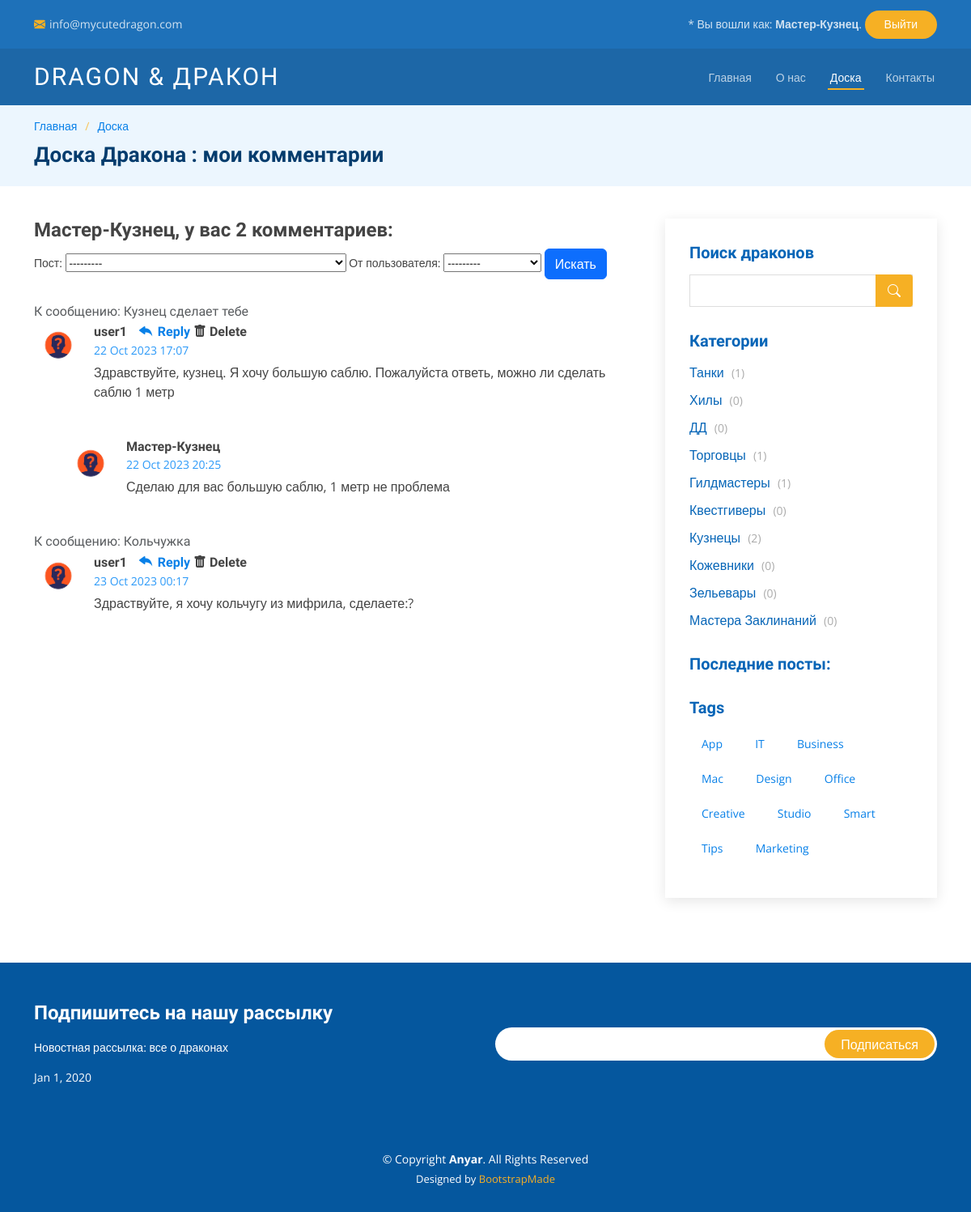
Page /messages/my_comments (signed in) on the earlier database version.
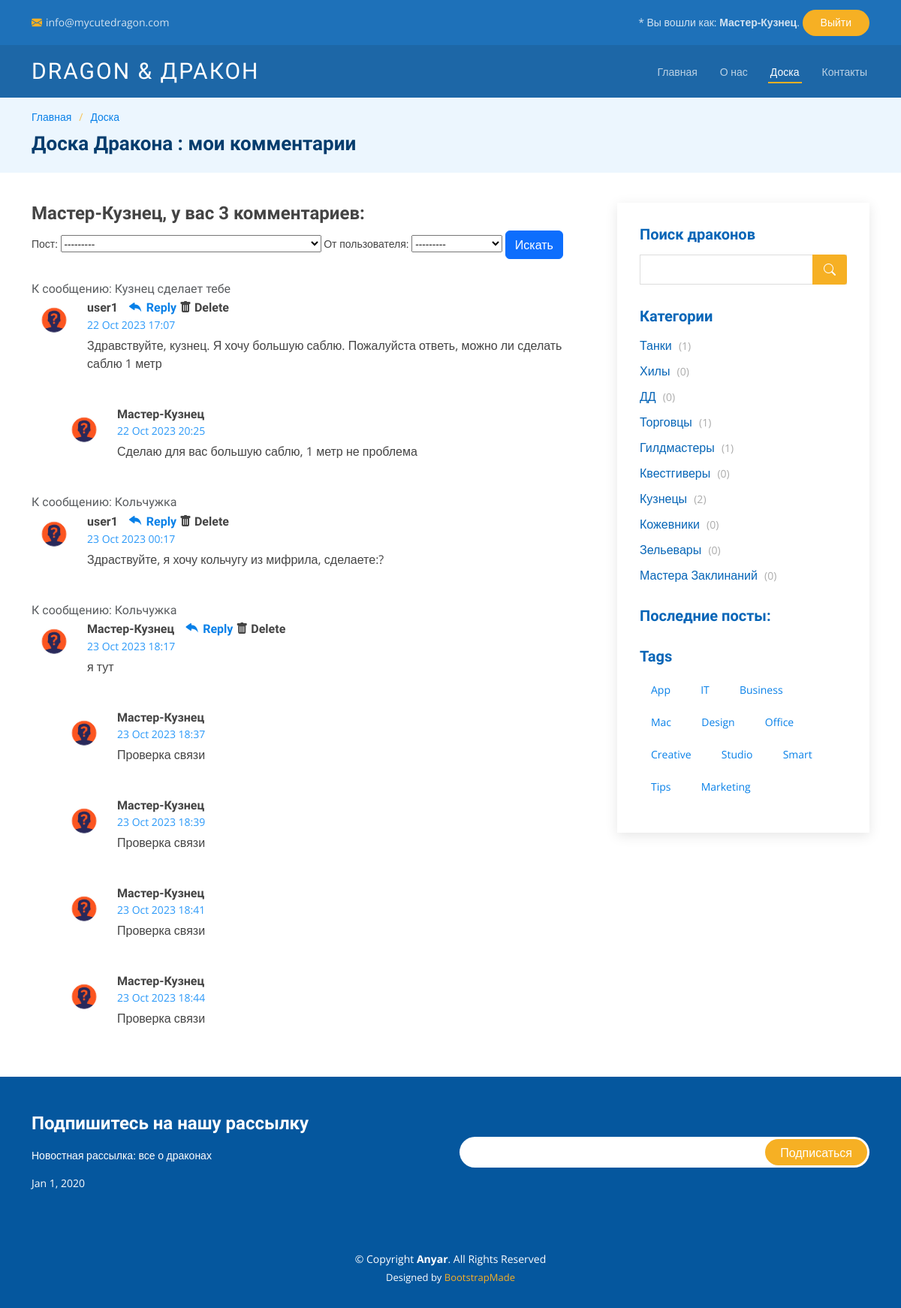
Same page on the later database version.
### bb/models.py (models this page shows, shortened)
class Comment(models.Model):
    toPost = models.ForeignKey(Post, on_delete = models.CASCADE)
    fromUser = models.ForeignKey(User, on_delete = models.CASCADE)
    cTime = models.DateTimeField(auto_now_add = True)
    cbody = models.TextField(default = 'Комментарий')
    status = models.IntegerField(default = 0)

class Post(models.Model):
    author = models.ForeignKey(User, on_delete = models.CASCADE)
    cTime = models.DateTimeField(default=timezone.now)
    category = models.ManyToManyField(Category, through = 'PostCategory')
    title = models.CharField(max_length = 255, default = 'Заголовок')
    body = models.TextField(default = 'Здесь должен быть текст')
    mainPic = models.ImageField(upload_to='user_images')
    postRate = models.IntegerField(default = 0)
    def __str__(self):
        return f'{self.title}-({Comment.objects.filter(toPost=self).count()})'

class Reply(models.Model):
    toComment = models.ForeignKey(Comment, on_delete = models.CASCADE)
    cTime = models.DateTimeField(auto_now_add = True)
    rbody = models.TextField(default = 'Ответ на комментарий')

class Category(models.Model):
    name = models.CharField(max_length = 255, unique = True)

### bb/views.py (the view, shortened to what this page needs)
# urls.py: path('my_comments', CommentList.as_view(), name='comments'),
class CommentList(ListView):
    context_object_name = 'comments'
    template_name = 'messages/comments.html'
    def get_queryset(self):
        self.posts = Comment.objects.filter(toPost__author=self.request.user)
        return self.posts
    def get_context_data(self, **kwargs: Any) -> Dict[str, Any]:
        context =  super().get_context_data(**kwargs)
        context['categories'] = Category.objects.annotate(num_posts=Count('post'))
        context['replies'] = Reply.objects.filter(toComment__toPost__author=self.request.user)
        context['filter'] = CommentsFilter(self.request.GET, queryset=self.get_queryset())
        return context

### templates/messages/comments.html (shortened to what this page needs)
{% extends 'layout/bb.html' %}
{% load static %}
{% block name %}
Доска Дракона : мои комментарии
{% endblock name %}
{% block content %}
<div class="blog-comments">
    <h4 id="comments" class="comments-count">{{ user.username }}, у вас {{ comments.count }} комментариев:</h4>
    <div class="row small">
      <form method="GET">
              {{ filter.form }}
              <input class="btn btn-primary" type="submit" value="Искать">
      </form>
    </div>
    {% for comment in filter.qs %}
        <div  class="comment">
        <div class="comment-title">
            <h5 class="text-muted"> К сообщению:  {{ comment.toPost.title }}</h5>
        </div>
        <div class="d-flex">
            <div class="comment-img"><img src="{% static 'assets/images/unknown_user.jpg' %}" alt=""></div>
            <div>
            <h5><a href="">{{comment.fromUser.username}}</a>
                <a href="reply/{{ comment.pk }}" class="reply"><i class="bi bi-reply-fill"></i> Reply</a>
                <a href="comdelete/{{ comment.pk }}" class="delete"><i class="bi bi-trash-fill"></i> Delete</a></h5>
                <time datetime="{{ message.cTime|date:'Y-m-d' }}">
                {{ comment.cTime|date:'d M Y H:i' }}</time>
            <p>
                {{comment.cbody}}
            </p>
            </div>
        </div>
        </div>
        {% for reply in replies %}
        {% if reply.toComment == comment %}
        <div id="comment-reply" class="comment comment-reply">
          <div class="d-flex">
            <div class="comment-img"><img src="{% static 'assets/images/unknown_user.jpg' %}" alt=""></div>
            <div>
              <h5><a href="">{{ user.username}}</a> </h5>
              <time datetime="{{ reply.cTime|date:'Y-m-d' }}">
                {{ reply.cTime|date:'d M Y H:i' }}</time>
              <p>
                {{reply.rbody}}
              </p>
            </div>
          </div>
        </div>
        {% endif %}
        {% endfor %}
    {% endfor %}
</div>
{% endblock content %}

### templates/layout/bb.html (shortened to what the changed rows need)
<!DOCTYPE html>
<html lang="en">
<head>
  {% load static %}
  <link href="{% static 'assets/vendor/animate.css/animate.min.css' %}" rel="stylesheet">
  <link href="{% static 'assets/vendor/aos/aos.css' %}" rel="stylesheet">
  <link href="{% static 'assets/vendor/bootstrap/css/bootstrap.min.css' %}" rel="stylesheet">
  <link href="{% static 'assets/vendor/bootstrap-icons/bootstrap-icons.css' %}" rel="stylesheet">
  <link href="{% static 'assets/vendor/boxicons/css/boxicons.min.css' %}" rel="stylesheet">
  <link href="{% static 'assets/vendor/glightbox/css/glightbox.min.css' %}" rel="stylesheet">
  <link href="{% static 'assets/vendor/remixicon/remixicon.css' %}" rel="stylesheet">
  <link href="{% static 'assets/vendor/swiper/swiper-bundle.min.css' %}" rel="stylesheet">
  <link href="{% static 'assets/css/style.css' %}" rel="stylesheet">
</head>
<body>
  <div id="topbar" class="fixed-top d-flex align-items-center topbar-inner-pages">
    <div class="container d-flex align-items-center justify-content-center justify-content-md-between">
      <div class="cta d-none d-md-block">
        {% if request.user.is_authenticated %}
          * Вы вошли как:
          <strong>{{ request.user.username }}</strong>.
          <a href="/accounts/logout/" class="scrollto"> Выйти</a>
        {% else %}
          Войдите в аккаунт:
          <a href="/accounts/login/" class="scrollto"> Войти</a>
        {% endif %}
      </div>
    </div>
  </div>
  <header id="header" class="fixed-top d-flex align-items-center header-inner-pages">
    <div class="container d-flex align-items-center justify-content-between">
      <h1 class="logo"><a href="index.html">Dragon & Дракон</a></h1>
    </div>
  </header>
  <main id="main">
    <section id="breadcrumbs" class="breadcrumbs">
      <div class="container">
        <div class="row">
          <div class="col-lg-8">
            <h2>{% block name %}{% endblock name %}</h2>
          </div>
        </div>
      </div>
    </section>
    <section id="blog" class="blog">
      <div class="container" >
        <div class="row">
          <div class="col-lg-8 entries">
            {% block content %}
            {% endblock content %}
          </div>
          <div class="col-lg-4">
            <div class="sidebar">
              <div class="sidebar-item categories">
                <ul>
                {% for cat in categories %}
                  <li><a href="#"> {{ cat.name }} <span>({{ cat.num_posts }})</span></a></li>
                {% endfor %}
                </ul>
              </div>
            </div>
          </div>
        </div>
      </div>
    </section>
  </main>
</body>
</html>

Differences in the rows shown:
added Comment: toPost "Кольчужка", fromUser.username "Мастер-Кузнец", cTime "23 Oct 2023 18:17", cbody "я тут"
added Reply: {{ user.username }} "Мастер-Кузнец", cTime "23 Oct 2023 18:37", rbody "Проверка связи", shown under "Кольчужка"
added Reply: {{ user.username }} "Мастер-Кузнец", cTime "23 Oct 2023 18:39", rbody "Проверка связи", shown under "Кольчужка"
added Reply: {{ user.username }} "Мастер-Кузнец", cTime "23 Oct 2023 18:41", rbody "Проверка связи", shown under "Кольчужка"
added Reply: {{ user.username }} "Мастер-Кузнец", cTime "23 Oct 2023 18:44", rbody "Проверка связи", shown under "Кольчужка"
Other differences:
{{ comments.count }}: "2" → "3"
